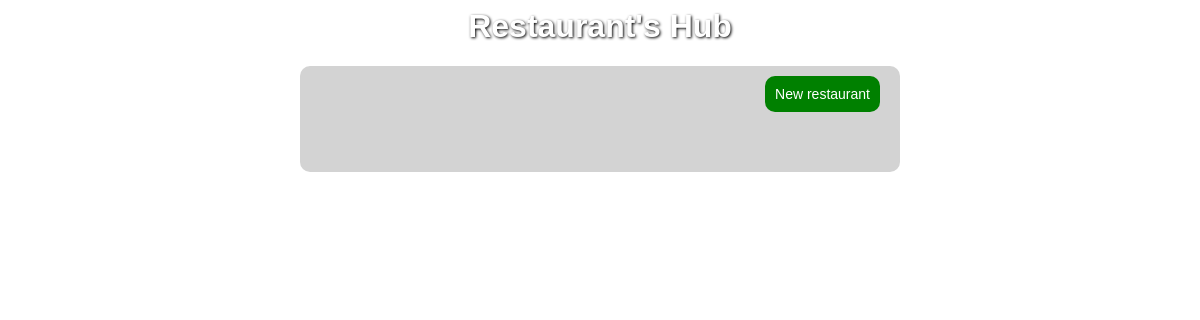
Before: /restaurants with the older database file.
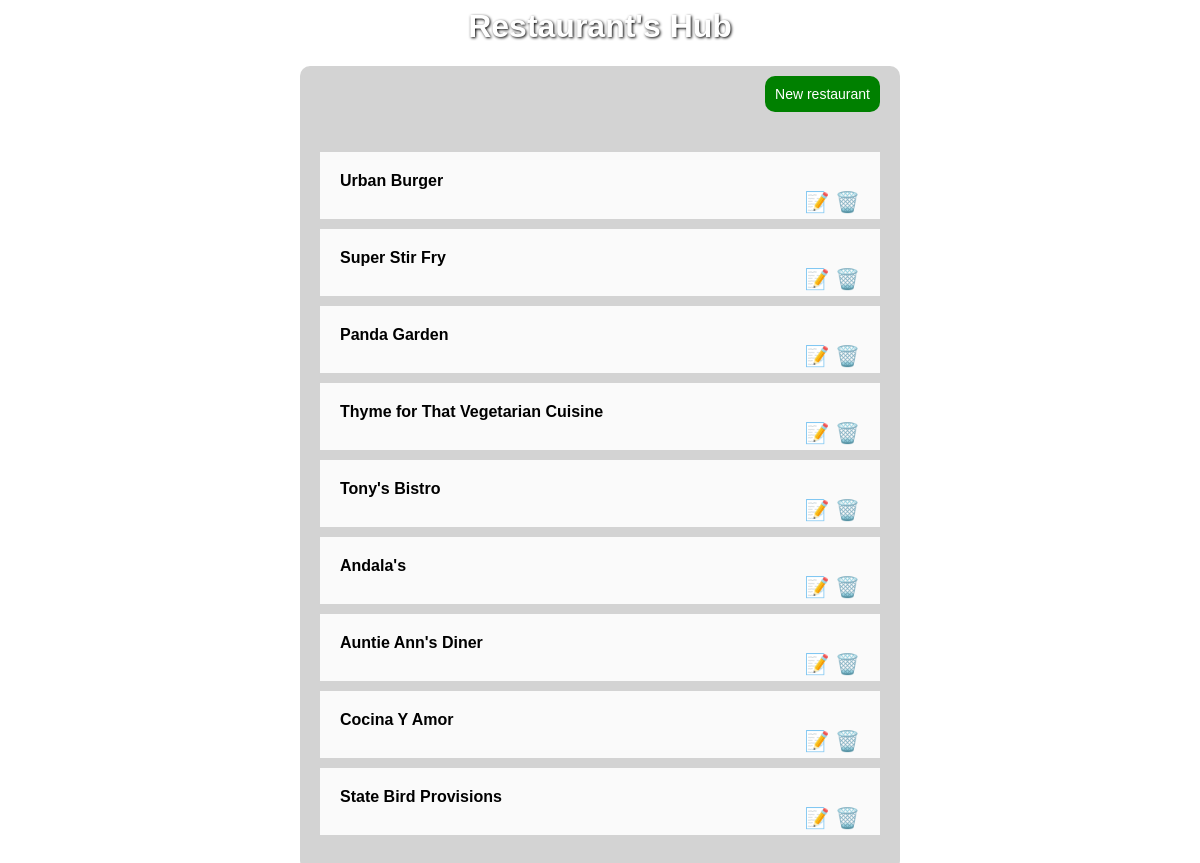
After: the same page with the newer database file.
### database_setup.py (models this page shows)
class Restaurant(Base):
    __tablename__ = 'restaurant'
    id = Column(Integer, primary_key=True)
    name = Column(String(80), nullable=False)

### webserver.py (the view)
@app.route('/')
@app.route('/restaurants')
def showRestaurants():
    restaurants = session.query(Restaurant).all()
    return render_template('restaurants.html', restaurants = restaurants)

### templates/restaurants.html (shortened to what this page needs)
<html>
        <link rel=stylesheet type=text/css href="{{ url_for('static', filename='styles.css') }}">
    <body>
        <div class='container'>
            <h1> Restaurant's Hub </h1>
            <div class='container-inner'>
                <div class='new'>
                    <a href='{{ url_for("newRestaurant") }}' class='button'> New restaurant </a>
                </div>
                <ul class='list'>
                    {% for restaurant in restaurants %}
                    <li class='list-item'>
                        <div class='list-item-name'>
                            <a href='{{ url_for("showMenu", restaurant_id = restaurant.id) }}'> {{restaurant.name }}</a>
                        </div>
                        <div class='list-item-edit'>
                            <a href='{{ url_for("editRestaurant", restaurant_id = restaurant.id )}}'> 📝 </a>
                            <a href='{{ url_for("deleteRestaurant", restaurant_id = restaurant.id )}}'> 🗑️ </a>
                        </div>
                    </li>
                    {% endfor %}
                </ul>
            </div>
        </div>
    </body>
</html>

### static/styles.css (style rules this page uses)
body { background-image: url('/static/bg.jpg'); background-size: cover; background-attachment: fixed; }
h1 { color: white; text-shadow: 1px 1px 3px #000 ; }
.container { width: 80%; max-width: 600px; margin: auto; text-align: center; font-family: Verdana, Geneva, Tahoma, sans-serif; }
.container-inner { padding: 20px; background-color: lightgray; border-radius: 10px; }
.list { list-style: none; padding: 0; }
.list-item { background-color: #fafafa; margin-bottom: 10px; padding: 20px; padding-bottom: 5px; text-align: left; }
.list-item a { text-decoration: none; }
.list-item-name { width: calc(100% - 100px); }
.list-item-name a { font-size: 16px; color: #000; vertical-align: middle; font-weight: bold; }
.list-item-edit { width: 100%; text-align: right; }
.list-item-edit a { font-size: 20px; color: #000; vertical-align: bottom; }
.new { display: block; width: 100%; height: 50px; align-items: flex-end; text-align: right; }
.button { width: 100px; height: 40px; background-color: green; padding: 10px; border-radius: 10px; border: none; color: white; font-size: 14px; text-decoration: none; }

Changed rows visible on the page:
added Restaurant: name "Urban Burger"
added Restaurant: name "Super Stir Fry"
added Restaurant: name "Panda Garden"
added Restaurant: name "Thyme for That Vegetarian Cuisine"
added Restaurant: name "Tony's Bistro"
added Restaurant: name "Andala's"
added Restaurant: name "Auntie Ann's Diner"
added Restaurant: name "Cocina Y Amor"
added Restaurant: name "State Bird Provisions"
